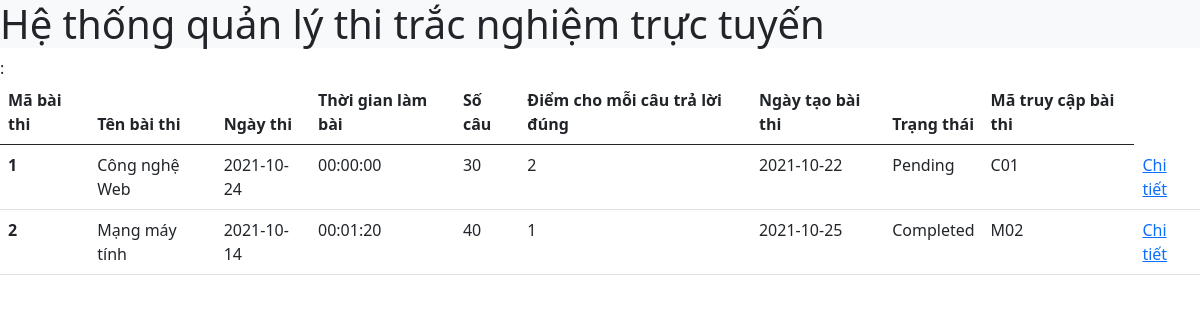
The page / on the database its author committed.
### tables this page shows
CREATE TABLE `exams` (
  `id` int(10) UNSIGNED NOT NULL,
  `exam_title` varchar(100) NOT NULL,
  `exam_datetime` date NOT NULL,
  `duration` time NOT NULL,
  `total_question` int(100) NOT NULL,
  `marks_per_right_answer` int(10) NOT NULL,
  `created_on` date NOT NULL,
  `status` varchar(100) NOT NULL,
  `exam_code` varchar(100) NOT NULL
);

### index.php (the view)
<?php
    include 'header.php';
?>
    <main>
        :
        <table class="table">
            <thead>
                <tr>
                    <th scope="col">Mã bài thi</th>
                    <th scope="col">Tên bài thi</th>
                    <th scope="col">Ngày thi</th>
                    <th scope="col">Thời gian làm bài</th>
                    <th scope="col">Số câu</th>
                    <th scope="col">Điểm cho mỗi câu trả lời đúng</th>
                    <th scope="col">Ngày tạo bài thi</th>
                    <th scope="col">Trạng thái</th>
                    <th scope="col">Mã truy cập bài thi</th>
                </tr>
            </thead>
            <tbody>
                <?php
                    include 'config.php';
                    $sql = "SELECT * FROM exams";
                    $result = mysqli_query($conn,$sql);
                    if(mysqli_num_rows($result)>0){
                        while($row=mysqli_fetch_assoc($result)){
                            echo '<tr>';
                            echo '<th scope="row">'.$row['id'].'</th>';
                            echo '<td>'.$row['exam_title'].'</td>';
                            echo '<td>'.$row['exam_datetime'].'</td>';
                            echo '<td>'.$row['duration'].'</td>';
                            echo '<td>'.$row['total_question'].'</td>';
                            echo '<td>'.$row['marks_per_right_answer'].'</td>';
                            echo '<td>'.$row['created_on'].'</td>';
                            echo '<td>'.$row['status'].'</td>';
                            echo '<td>'.$row['exam_code'].'</td>';
                            echo'<td><a href="admin/index.php">Chi tiết</a></td>';
                            echo '</tr>';
                        }
                    }
                ?>
            </tbody>
            </table>
    </main>
<?php
    include 'footer.php';
?>

### header.php (shortened to what this page needs)
<!doctype html>
<html lang="en">
  <head>
    <link href="https://cdn.jsdelivr.net/npm/bootstrap@5.0.2/dist/css/bootstrap.min.css" rel="stylesheet">
    <link rel="stylesheet" href="https://cdnjs.cloudflare.com/ajax/libs/font-awesome/6.0.0-beta2/css/all.min.css" />
  </head>
  <body>
    <h1 class="bg-light">Hệ thống quản lý thi trắc nghiệm trực tuyến</h1>

### footer.php (shortened to what this page needs)
  </body>
</html>

### rows shown on the page
exams: id "1", exam_title "Công nghệ Web", exam_datetime "2021-10-24", duration "00:00:00", total_question "30", marks_per_right_answer "2", created_on "2021-10-22", status "Pending", exam_code "C01"
exams: id "2", exam_title "Mạng máy tính", exam_datetime "2021-10-14", duration "00:01:20", total_question "40", marks_per_right_answer "1", created_on "2021-10-25", status "Completed", exam_code "M02"
